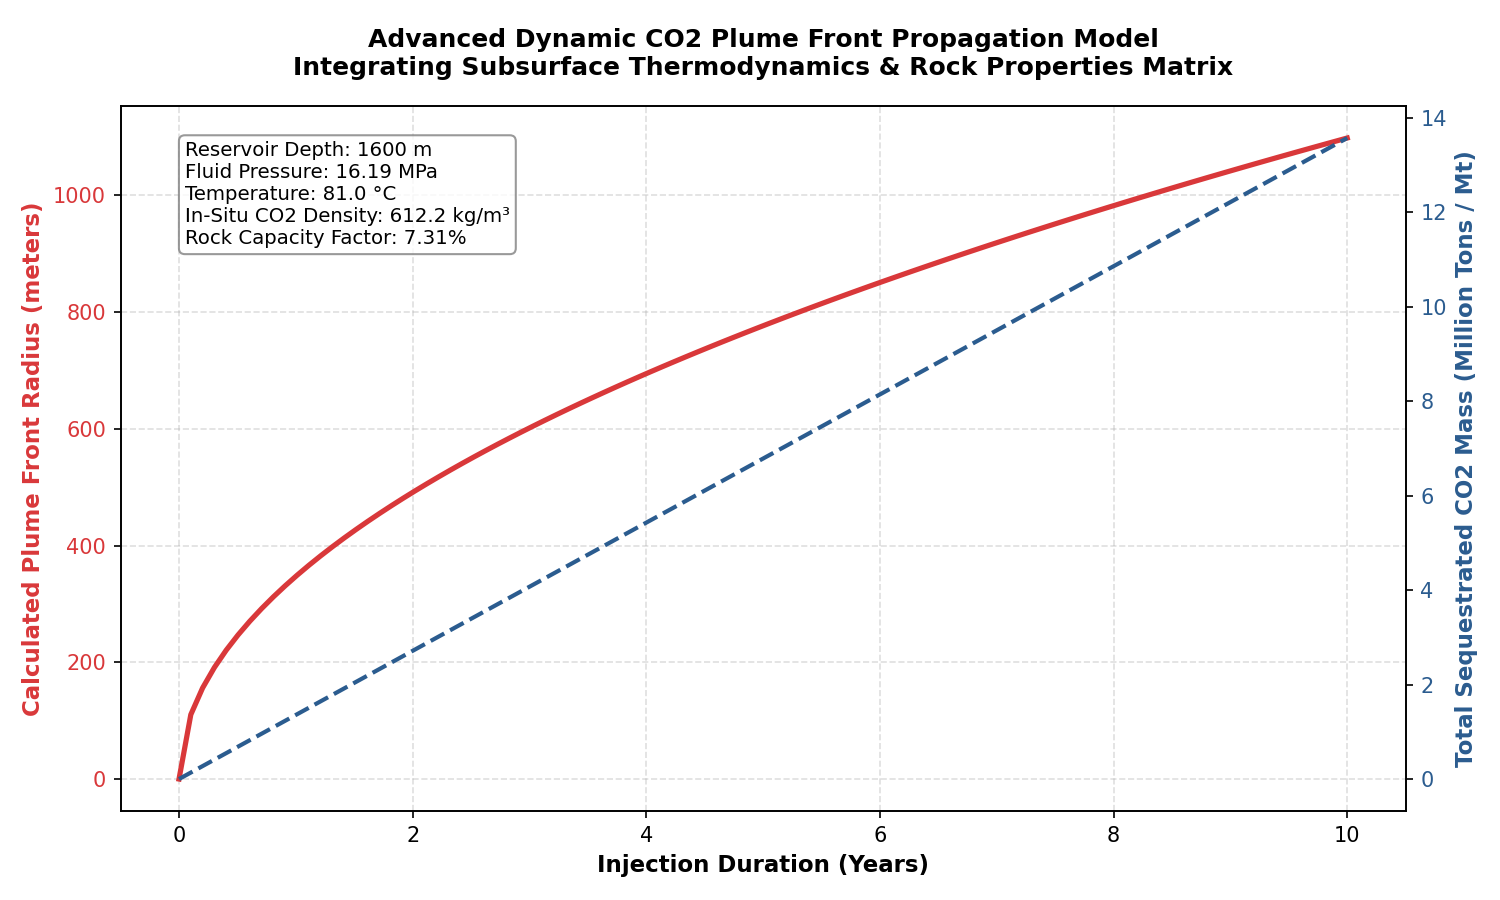

Recreate this plot in Python.
# Modul1_Plume/plume_growth.py
import os
import numpy as np
import matplotlib.pyplot as plt

def estimate_supercritical_co2_density(pressure_mpa, temperature_c):
    """
    Approximates supercritical CO2 density (kg/m3) based on standard 
    hydrocarbon reservoir pressure and temperature empirical relationships.
    """
    rho = 750.0 + (pressure_mpa * 12.5) - (temperature_c * 4.2)
    return np.clip(rho, 400.0, 850.0)

# ── 1. Smart Path Resolution for Clean Image Saving ────────────────
script_dir = os.path.dirname(os.path.abspath(__file__))
# FIXED: Modified filename to match the standard 'plume_growth.png' setup
output_file = os.path.join(script_dir, 'plume_growth.png')

# ── 2. In-Situ Subsurface Thermodynamic Profile ────────────────────
reservoir_depth = 1600.0      # Target depth in meters (Minahaki Fm)
reservoir_thickness = 80.0    # Gross reservoir thickness H (meters)
p_surface = 0.1013            # Atmospheric pressure (MPa)
t_surface = 25.0              # Ambient surface temperature (°C)
rho_brine = 1025.0            # Saline water/brine density (kg/m3)
g_acceleration = 9.81         # Acceleration of gravity (m/s2)
geothermal_gradient = 3.5     # Temperature increase (°C per 100 meters)

# Hydrostatic pressure and geothermal temperature calculations
p_reservoir = p_surface + (rho_brine * g_acceleration * reservoir_depth) * 1e-6
t_reservoir = t_surface + (geothermal_gradient * (reservoir_depth / 100.0))
rho_co2_insitu = estimate_supercritical_co2_density(p_reservoir, t_reservoir)

# ── 3. Calibrated Rock Properties Matrix ───────────────────────────
phi_effective = 0.13          # Effective rock matrix porosity (13%)
net_to_gross = 0.75           # NTG ratio (75% net porous carbonate layers)
s_wirr = 0.25                 # Irreducible water saturation (25% pore space locked)
s_co2_max = 1.0 - s_wirr      # Maximum displaceable CO2 saturation limit

# Calculate net effective storage volume capacity factor per cubic meter of rock
storage_efficiency_factor = phi_effective * net_to_gross * s_co2_max

# ── 4. Dynamic Time-Lapse Plume Expansion Simulation ──────────────
injection_rate_tons_day = 3715.0
yearly_mass_injected_kg = injection_rate_tons_day * 365.25 * 1000.0 # kg/year

simulation_years = np.linspace(0, 10, 100)
cumulative_mass_kg = yearly_mass_injected_kg * simulation_years

# Physics-driven volumetric tracking equation (Cylindrical Gravity Footprint Radius)
plume_radius_m = np.sqrt(
    cumulative_mass_kg / (np.pi * reservoir_thickness * storage_efficiency_factor * rho_co2_insitu)
)

# ── 5. Analytical Visualization ───────────────────────────────────
fig, ax1 = plt.subplots(figsize=(10, 6))

# Primary Axis: Subsurface Lateral Plume Front Propagation Radius
color_radius = '#d9383a'
ax1.plot(simulation_years, plume_radius_m, color=color_radius, linewidth=2.5, 
         label='Dynamic Footprint Radius (Physics-Driven)')
ax1.set_xlabel('Injection Duration (Years)', fontsize=11, weight='bold')
ax1.set_ylabel('Calculated Plume Front Radius (meters)', color=color_radius, fontsize=11, weight='bold')
ax1.tick_params(axis='y', labelcolor=color_radius)
ax1.grid(True, linestyle='--', alpha=0.4)

# Secondary Axis: Cumulative Storage Mass Trajectory
ax2 = ax1.twinx()
color_mass = '#2b5c8f'
cumulative_mass_mt = cumulative_mass_kg / 1e9 # Convert to Million Tons
ax2.plot(simulation_years, cumulative_mass_mt, color=color_mass, linewidth=2, linestyle='--',
         label='Cumulative Mass Stored (Mt)')
ax2.set_ylabel('Total Sequestrated CO2 Mass (Million Tons / Mt)', color=color_mass, fontsize=11, weight='bold')
ax2.tick_params(axis='y', labelcolor=color_mass)

# Information annotation box for formal technical review
info_text = (
    f"Reservoir Depth: {reservoir_depth:.0f} m\n"
    f"Fluid Pressure: {p_reservoir:.2f} MPa\n"
    f"Temperature: {t_reservoir:.1f} °C\n"
    f"In-Situ CO2 Density: {rho_co2_insitu:.1f} kg/m³\n"
    f"Rock Capacity Factor: {storage_efficiency_factor*100:.2f}%"
)
props = dict(boxstyle='round', facecolor='white', alpha=0.8, edgecolor='gray')
ax1.text(0.05, 0.95, info_text, transform=ax1.transAxes, fontsize=9.5,
         verticalalignment='top', bbox=props)

plt.title('Advanced Dynamic CO2 Plume Front Propagation Model\nIntegrating Subsurface Thermodynamics & Rock Properties Matrix', 
          fontsize=12, weight='bold', pad=15)
fig.tight_layout()

# Save image profile natively as plume_growth.png
plt.savefig(output_file, dpi=150)
plt.show()

print(f"\n=== IN-SITU ROCK PHYSICS MODEL COMPILED ===")
print(f"[SUCCESS] Graphical output saved dynamically to: {output_file}")
